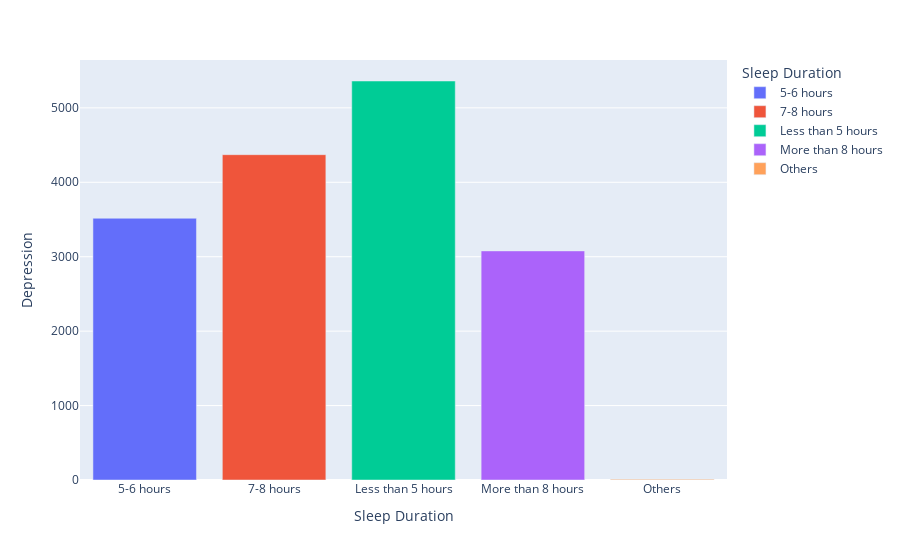

The code cell stored with this chart in its notebook:
### Markdown cell above
# **Impact of Sleep Duration on Depression Cases**

### Code cell
sleep_duration_depression = df.groupby('Sleep Duration')['Depression'].sum().reset_index()
px.bar(
    sleep_duration_depression,
    x='Sleep Duration',
    y='Depression',
    color='Sleep Duration'
).show()

### Figure 1 — Plotly figure (JSON) as saved in the notebook; plotly's stock layout.template omitted (floating-point values rounded to 4 significant figures)
{"data": [{"alignmentgroup": "True", "hovertemplate": "Sleep Duration=%{x}<br>Depression=%{y}<extra></extra>", "legendgroup": "5-6 hours", "marker": {"color": "#636efa", "pattern": {"shape": ""}}, "name": "5-6 hours", "offsetgroup": "5-6 hours", "orientation": "v", "showlegend": true, "textposition": "auto", "type": "bar", "x": ["5-6 hours"], "xaxis": "x", "y": [3517], "yaxis": "y"}, {"alignmentgroup": "True", "hovertemplate": "Sleep Duration=%{x}<br>Depression=%{y}<extra></extra>", "legendgroup": "7-8 hours", "marker": {"color": "#EF553B", "pattern": {"shape": ""}}, "name": "7-8 hours", "offsetgroup": "7-8 hours", "orientation": "v", "showlegend": true, "textposition": "auto", "type": "bar", "x": ["7-8 hours"], "xaxis": "x", "y": [4371], "yaxis": "y"}, {"alignmentgroup": "True", "hovertemplate": "Sleep Duration=%{x}<br>Depression=%{y}<extra></extra>", "legendgroup": "Less than 5 hours", "marker": {"color": "#00cc96", "pattern": {"shape": ""}}, "name": "Less than 5 hours", "offsetgroup": "Less than 5 hours", "orientation": "v", "showlegend": true, "textposition": "auto", "type": "bar", "x": ["Less than 5 hours"], "xaxis": "x", "y": [5361], "yaxis": "y"}, {"alignmentgroup": "True", "hovertemplate": "Sleep Duration=%{x}<br>Depression=%{y}<extra></extra>", "legendgroup": "More than 8 hours", "marker": {"color": "#ab63fa", "pattern": {"shape": ""}}, "name": "More than 8 hours", "offsetgroup": "More than 8 hours", "orientation": "v", "showlegend": true, "textposition": "auto", "type": "bar", "x": ["More than 8 hours"], "xaxis": "x", "y": [3078], "yaxis": "y"}, {"alignmentgroup": "True", "hovertemplate": "Sleep Duration=%{x}<br>Depression=%{y}<extra></extra>", "legendgroup": "Others", "marker": {"color": "#FFA15A", "pattern": {"shape": ""}}, "name": "Others", "offsetgroup": "Others", "orientation": "v", "showlegend": true, "textposition": "auto", "type": "bar", "x": ["Others"], "xaxis": "x", "y": [9], "yaxis": "y"}], "layout": {"barmode": "relative", "legend": {"title": {"text": "Sleep Duration"}, "tracegroupgap": 0}, "margin": {"t": 60}, "xaxis": {"anchor": "y", "categoryarray": ["5-6 hours", "7-8 hours", "Less than 5 hours", "More than 8 hours", "Others"], "categoryorder": "array", "domain": [0, 1], "title": {"text": "Sleep Duration"}}, "yaxis": {"anchor": "x", "domain": [0, 1], "title": {"text": "Depression"}}}}
